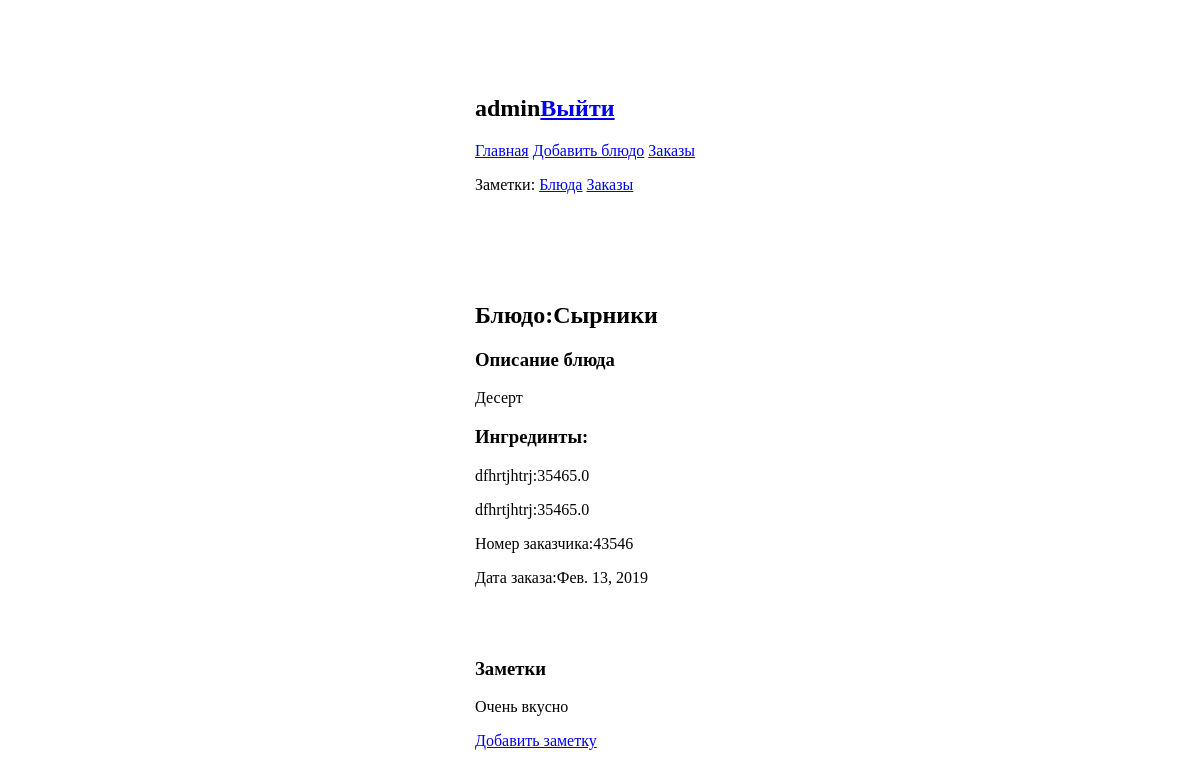
/orders/10 (signed in), run on the app's committed database.
### coocking_book/models.py (models this page shows, shortened)
class Order(models.Model):
    dish = models.ForeignKey(
        Dish, on_delete=models.CASCADE, related_name='order_dish', null=True)
    author = models.ForeignKey(User, on_delete=models.CASCADE, null=True, blank=True)
    contact = models.CharField(max_length=120, null=True)
    ingredients = models.ManyToManyField(
        IngredientInOrder, related_name='orders')
    order_date = models.DateField(auto_now_add=True, null=True)
    note = GenericRelation(NotesItem)

class Dish(models.Model):
    title = models.CharField(max_length=120, unique=True)
    author = models.ForeignKey(User, on_delete=models.CASCADE, null=True, blank=True)
    description = models.TextField(blank=True, null=True)
    ingredient = models.ManyToManyField(Ingredient, related_name='dishes')
    note = GenericRelation(NotesItem)

class IngredientInOrder(models.Model):
    name = models.CharField(max_length=120, unique=False,
                            verbose_name='Название')
    weight = models.FloatField(
        verbose_name='Количество в граммах', blank=True, null=True)

### notes/models.py (models this page shows)
class Note(models.Model):
    content = models.CharField(max_length=120)

### coocking_book/views.py (the view)
# urls.py: path('orders/<int:pk>', OrderDetailView.as_view(), name='order_detail'),
class OrderDetailView(LoginRequiredMixin, DetailView):
    model = Order
    template_name = 'order_detail.html'
    def get_context_data(self, **kwargs):
        context = super(OrderDetailView, self).get_context_data(**kwargs)
        content_type = ContentType.objects.get_for_model(Order)
        context['notes'] = Note.objects.filter(
            note_item__content_type=content_type)
        context['orders'] = self.model.objects.all()
        context['order'] = self.get_object()
        context['order_ingredient'] = self.get_object().ingredients.all()
        return context

### coocking_book/templates/order_detail.html
{% extends "base.html" %}
{%block content%}
		<h2>Блюдо:{{order.dish.title}}</h2>
		<h3>Описание блюда</h3>
		<p>{{order.dish.description}}
		<h3>Ингрединты:</h3>
		{%for ingredient in order_ingredient%}
			<p>{{ingredient.name}}:{{ingredient.weight}}</p>
		{%endfor%}
		<p>Номер заказчика:{{order.contact}}</p>
		<p>Дата заказа:{{order.order_date}}</p>
		<br><br>
		<h3>Заметки</h3>
		{%for note in notes%}
			<p>{{note.content}}</p>
		{%endfor%}
		<a href="{% url 'notes:add_notes_to_order' order.id %}">Добавить заметку</a>
{%endblock%}

### coocking_book/templates/base.html (shortened to what this page needs)
{%load static%}
<!DOCTYPE html>
<html>
<head>
</head>
  <link rel="stylesheet" type="text/css" href="{%static 'css/dishes.css'%}">
<body>
  <div class="parent">
    <div class="block">
      {%if request.user.is_authenticated%}
      <h2>{{user.username}}<a href="{%url 'logout' %}">Выйти</a></h2>
        <p><a href="{% url 'coocking_book:dish_list' %}">Главная</a>
           <a href="{% url 'coocking_book:add_dish' %}">Добавить блюдо</a>
           <a href="{% url 'coocking_book:order_list' %}">Заказы</a>
        </p>
        <p>Заметки:
          <a href="{% url 'notes:note_list' 'dish' %}">Блюда</a>
          <a href="{% url 'notes:note_list' 'order' %}">Заказы</a>
        </p>
      <br><br><br><br>
      {%endif%}
        {%block content%}
        {%endblock%}
    </div>
  </div>
</body>
</html>

### coocking_book/static/css/dishes.css (style rules this page uses)
.parent { width: 100%; height: 100%; position: absolute; top: 0; left: 0; overflow: auto; }

### data on the page
Order: dish "Сырники", dish.description "Десерт", contact "43546", order_date "Фев. 13, 2019"
IngredientInOrder: name "dfhrtjhtrj", weight "35465.0"
IngredientInOrder: name "dfhrtjhtrj", weight "35465.0"
Note: content "Очень вкусно"

### other printed values
{{ user.username }} "admin"
